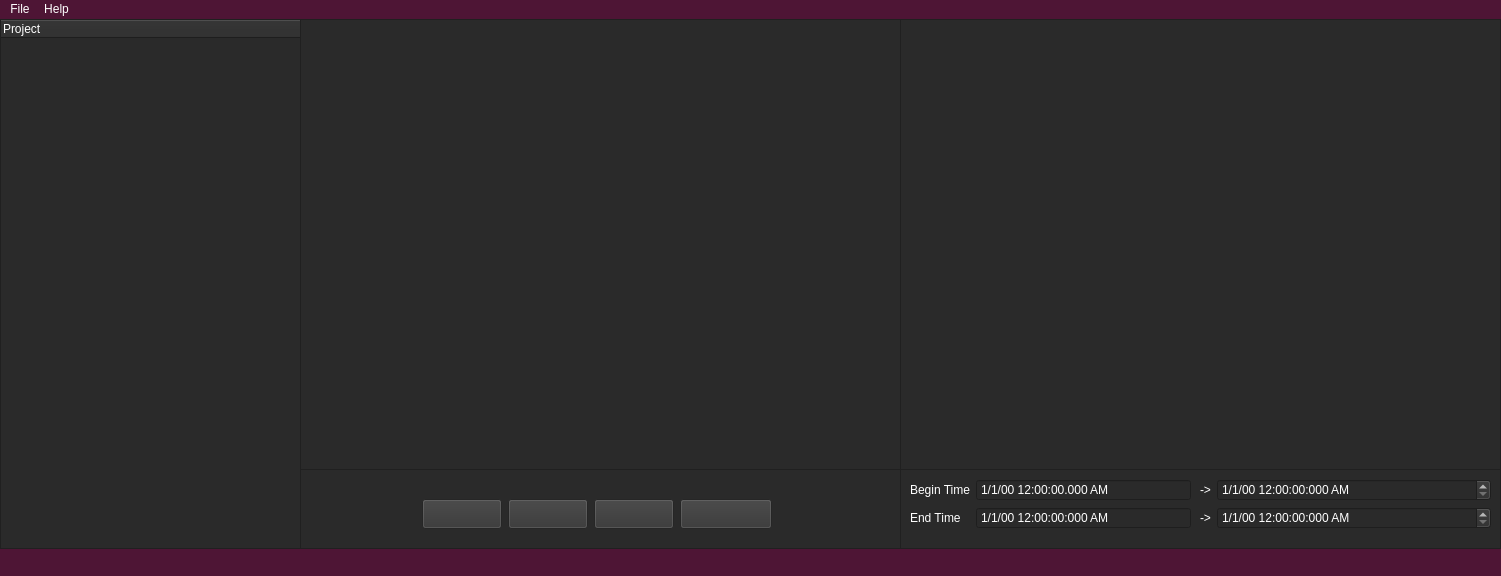
<?xml version="1.0" encoding="UTF-8"?>
<ui version="4.0">
 <class>MainWindow</class>
 <widget class="QMainWindow" name="MainWindow">
  <property name="enabled">
   <bool>true</bool>
  </property>
  <property name="geometry">
   <rect>
    <x>0</x>
    <y>0</y>
    <width>1501</width>
    <height>576</height>
   </rect>
  </property>
  <property name="sizePolicy">
   <sizepolicy hsizetype="Fixed" vsizetype="Fixed">
    <horstretch>0</horstretch>
    <verstretch>0</verstretch>
   </sizepolicy>
  </property>
  <property name="minimumSize">
   <size>
    <width>1501</width>
    <height>576</height>
   </size>
  </property>
  <property name="maximumSize">
   <size>
    <width>1501</width>
    <height>576</height>
   </size>
  </property>
  <property name="windowTitle">
   <string>rosbag editor - v.1.0.0</string>
  </property>
  <property name="styleSheet">
   <string notr="true">background-color: rgba(78,21,53,255);
color: rgb(255, 255, 255);
selection-background-color: rgba(233,84,32,255);

</string>
  </property>
  <property name="animated">
   <bool>true</bool>
  </property>
  <property name="tabShape">
   <enum>QTabWidget::Rounded</enum>
  </property>
  <widget class="QWidget" name="centralwidget">
   <widget class="QTreeWidget" name="treeWidget">
    <property name="geometry">
     <rect>
      <x>0</x>
      <y>0</y>
      <width>301</width>
      <height>530</height>
     </rect>
    </property>
    <property name="styleSheet">
     <string notr="true">background-color: rgba(42,42,42,255);
color: rgb(255, 255, 255);
selection-background-color: rgba(233,84,32,255);


</string>
    </property>
    <column>
     <property name="text">
      <string>Project</string>
     </property>
    </column>
   </widget>
   <widget class="QTableWidget" name="inputList">
    <property name="geometry">
     <rect>
      <x>300</x>
      <y>0</y>
      <width>601</width>
      <height>451</height>
     </rect>
    </property>
    <property name="styleSheet">
     <string notr="true">background-color: rgba(42,42,42,255);
color: rgb(255, 255, 255);
selection-background-color: rgba(233,84,32,255);

</string>
    </property>
    <property name="verticalScrollBarPolicy">
     <enum>Qt::ScrollBarAlwaysOff</enum>
    </property>
    <property name="horizontalScrollBarPolicy">
     <enum>Qt::ScrollBarAlwaysOff</enum>
    </property>
    <property name="autoScroll">
     <bool>true</bool>
    </property>
    <property name="editTriggers">
     <set>QAbstractItemView::NoEditTriggers</set>
    </property>
    <attribute name="horizontalHeaderVisible">
     <bool>true</bool>
    </attribute>
    <attribute name="horizontalHeaderCascadingSectionResizes">
     <bool>false</bool>
    </attribute>
   </widget>
   <widget class="QTableWidget" name="outputList">
    <property name="geometry">
     <rect>
      <x>900</x>
      <y>0</y>
      <width>601</width>
      <height>451</height>
     </rect>
    </property>
    <property name="styleSheet">
     <string notr="true">background-color: rgba(42,42,42,255);
color: rgb(255, 255, 255);
selection-background-color: rgba(233,84,32,255);

</string>
    </property>
    <property name="verticalScrollBarPolicy">
     <enum>Qt::ScrollBarAlwaysOff</enum>
    </property>
    <property name="horizontalScrollBarPolicy">
     <enum>Qt::ScrollBarAlwaysOff</enum>
    </property>
   </widget>
   <widget class="QFrame" name="ToolBox">
    <property name="geometry">
     <rect>
      <x>300</x>
      <y>450</y>
      <width>601</width>
      <height>80</height>
     </rect>
    </property>
    <property name="styleSheet">
     <string notr="true">background-color: rgba(42,42,42,255)</string>
    </property>
    <property name="frameShape">
     <enum>QFrame::StyledPanel</enum>
    </property>
    <property name="frameShadow">
     <enum>QFrame::Raised</enum>
    </property>
    <widget class="QPushButton" name="removeButton">
     <property name="geometry">
      <rect>
       <x>380</x>
       <y>30</y>
       <width>92</width>
       <height>30</height>
      </rect>
     </property>
     <property name="styleSheet">
      <string notr="true">background-color: rgba(53,53,53,255)</string>
     </property>
     <property name="text">
      <string/>
     </property>
     <property name="icon">
      <iconset resource="resource_icons.qrc">
       <normaloff>:/icons/chat-minus-in.svg</normaloff>:/icons/chat-minus-in.svg</iconset>
     </property>
     <property name="iconSize">
      <size>
       <width>24</width>
       <height>24</height>
      </size>
     </property>
    </widget>
    <widget class="QPushButton" name="saveBtn">
     <property name="geometry">
      <rect>
       <x>208</x>
       <y>30</y>
       <width>80</width>
       <height>30</height>
      </rect>
     </property>
     <property name="styleSheet">
      <string notr="true">background-color: rgba(53,53,53,255)</string>
     </property>
     <property name="text">
      <string/>
     </property>
     <property name="icon">
      <iconset resource="resource_icons.qrc">
       <normaloff>:/icons/floppy-disk.svg</normaloff>:/icons/floppy-disk.svg</iconset>
     </property>
     <property name="iconSize">
      <size>
       <width>24</width>
       <height>24</height>
      </size>
     </property>
    </widget>
    <widget class="QPushButton" name="applyButton">
     <property name="geometry">
      <rect>
       <x>294</x>
       <y>30</y>
       <width>80</width>
       <height>30</height>
      </rect>
     </property>
     <property name="styleSheet">
      <string notr="true">background-color: rgba(53,53,53,255)</string>
     </property>
     <property name="text">
      <string/>
     </property>
     <property name="icon">
      <iconset resource="resource_icons.qrc">
       <normaloff>:/icons/chat-plus-in.svg</normaloff>:/icons/chat-plus-in.svg</iconset>
     </property>
     <property name="iconSize">
      <size>
       <width>24</width>
       <height>24</height>
      </size>
     </property>
    </widget>
    <widget class="QPushButton" name="loadBtn">
     <property name="geometry">
      <rect>
       <x>122</x>
       <y>30</y>
       <width>80</width>
       <height>30</height>
      </rect>
     </property>
     <property name="styleSheet">
      <string notr="true">background-color: rgba(53,53,53,255)</string>
     </property>
     <property name="text">
      <string/>
     </property>
     <property name="icon">
      <iconset resource="resource_icons.qrc">
       <normaloff>:/icons/upload.svg</normaloff>:/icons/upload.svg</iconset>
     </property>
     <property name="iconSize">
      <size>
       <width>24</width>
       <height>24</height>
      </size>
     </property>
    </widget>
   </widget>
   <widget class="QFrame" name="frame">
    <property name="geometry">
     <rect>
      <x>900</x>
      <y>450</y>
      <width>601</width>
      <height>80</height>
     </rect>
    </property>
    <property name="styleSheet">
     <string notr="true">background-color: rgba(42,42,42,255)</string>
    </property>
    <property name="frameShape">
     <enum>QFrame::StyledPanel</enum>
    </property>
    <property name="frameShadow">
     <enum>QFrame::Raised</enum>
    </property>
    <widget class="QWidget" name="layoutWidget">
     <property name="geometry">
      <rect>
       <x>10</x>
       <y>10</y>
       <width>281</width>
       <height>60</height>
      </rect>
     </property>
     <layout class="QFormLayout" name="inputTimeLayout">
      <item row="0" column="0">
       <widget class="QLabel" name="beginTimeLabel">
        <property name="styleSheet">
         <string notr="true">color: rgb(255, 255, 255);</string>
        </property>
        <property name="text">
         <string>Begin Time</string>
        </property>
       </widget>
      </item>
      <item row="1" column="0">
       <widget class="QLabel" name="endTimeLabel">
        <property name="styleSheet">
         <string notr="true">color: rgb(255, 255, 255);</string>
        </property>
        <property name="text">
         <string>End Time</string>
        </property>
       </widget>
      </item>
      <item row="0" column="1">
       <widget class="QDateTimeEdit" name="beginTime">
        <property name="styleSheet">
         <string notr="true">color: rgb(255, 255, 255);</string>
        </property>
        <property name="readOnly">
         <bool>true</bool>
        </property>
        <property name="buttonSymbols">
         <enum>QAbstractSpinBox::NoButtons</enum>
        </property>
        <property name="dateTime">
         <datetime>
          <hour>0</hour>
          <minute>0</minute>
          <second>0</second>
          <year>2000</year>
          <month>1</month>
          <day>1</day>
         </datetime>
        </property>
        <property name="maximumDateTime">
         <datetime>
          <hour>23</hour>
          <minute>59</minute>
          <second>59</second>
          <year>9999</year>
          <month>12</month>
          <day>31</day>
         </datetime>
        </property>
        <property name="currentSection">
         <enum>QDateTimeEdit::MonthSection</enum>
        </property>
        <property name="displayFormat">
         <string>M/d/yy h:mm:ss.zzz AP</string>
        </property>
        <property name="calendarPopup">
         <bool>false</bool>
        </property>
       </widget>
      </item>
      <item row="1" column="1">
       <widget class="QDateTimeEdit" name="endTime">
        <property name="styleSheet">
         <string notr="true">color: rgb(255, 255, 255);</string>
        </property>
        <property name="readOnly">
         <bool>true</bool>
        </property>
        <property name="buttonSymbols">
         <enum>QAbstractSpinBox::NoButtons</enum>
        </property>
        <property name="displayFormat">
         <string>M/d/yy h:mm:ss:zzz AP</string>
        </property>
       </widget>
      </item>
     </layout>
    </widget>
    <widget class="QWidget" name="layoutWidget">
     <property name="geometry">
      <rect>
       <x>300</x>
       <y>10</y>
       <width>291</width>
       <height>60</height>
      </rect>
     </property>
     <layout class="QFormLayout" name="outputTimeLayout">
      <item row="0" column="0">
       <widget class="QLabel" name="outBeginTimeLabel">
        <property name="styleSheet">
         <string notr="true">color: rgb(255, 255, 255);</string>
        </property>
        <property name="text">
         <string>-&gt;</string>
        </property>
       </widget>
      </item>
      <item row="1" column="0">
       <widget class="QLabel" name="outEndTimeLabel">
        <property name="styleSheet">
         <string notr="true">color: rgb(255, 255, 255);</string>
        </property>
        <property name="text">
         <string>-&gt;</string>
        </property>
       </widget>
      </item>
      <item row="0" column="1">
       <widget class="QDateTimeEdit" name="outBeginTime">
        <property name="styleSheet">
         <string notr="true">color: rgb(255, 255, 255);</string>
        </property>
        <property name="buttonSymbols">
         <enum>QAbstractSpinBox::UpDownArrows</enum>
        </property>
        <property name="displayFormat">
         <string>M/d/yy h:mm:ss:zzz AP</string>
        </property>
       </widget>
      </item>
      <item row="1" column="1">
       <widget class="QDateTimeEdit" name="outEndTime">
        <property name="styleSheet">
         <string notr="true">color: rgb(255, 255, 255);</string>
        </property>
        <property name="buttonSymbols">
         <enum>QAbstractSpinBox::UpDownArrows</enum>
        </property>
        <property name="displayFormat">
         <string>M/d/yy h:mm:ss:zzz AP</string>
        </property>
       </widget>
      </item>
     </layout>
    </widget>
   </widget>
  </widget>
  <widget class="QStatusBar" name="statusbar"/>
  <widget class="QMenuBar" name="menuBar">
   <property name="geometry">
    <rect>
     <x>0</x>
     <y>0</y>
     <width>1501</width>
     <height>22</height>
    </rect>
   </property>
   <widget class="QMenu" name="menuFile">
    <property name="title">
     <string>File</string>
    </property>
    <addaction name="actionOpen_Rosbag"/>
    <addaction name="actionOpen_Directory"/>
    <addaction name="separator"/>
    <addaction name="actionSave"/>
   </widget>
   <widget class="QMenu" name="menuInfo">
    <property name="title">
     <string>Help</string>
    </property>
    <addaction name="actionDocumentation"/>
    <addaction name="separator"/>
    <addaction name="actionContacts"/>
   </widget>
   <addaction name="menuFile"/>
   <addaction name="menuInfo"/>
  </widget>
  <action name="actionOpen_Directory">
   <property name="text">
    <string>Open Directory</string>
   </property>
   <property name="shortcut">
    <string>Ctrl+D</string>
   </property>
  </action>
  <action name="actionOpen_Rosbag">
   <property name="text">
    <string>Open Rosbag</string>
   </property>
   <property name="shortcut">
    <string>Ctrl+O</string>
   </property>
  </action>
  <action name="actionrosbag2csv">
   <property name="text">
    <string>rosbag2csv</string>
   </property>
  </action>
  <action name="actionSave">
   <property name="text">
    <string>Save</string>
   </property>
   <property name="shortcut">
    <string>Ctrl+S</string>
   </property>
  </action>
  <action name="actionDocumentation">
   <property name="text">
    <string>Documentation</string>
   </property>
  </action>
  <action name="actionContacts">
   <property name="text">
    <string>Info</string>
   </property>
  </action>
 </widget>
 <resources>
  <include location="resource_icons.qrc"/>
 </resources>
 <connections/>
</ui>
